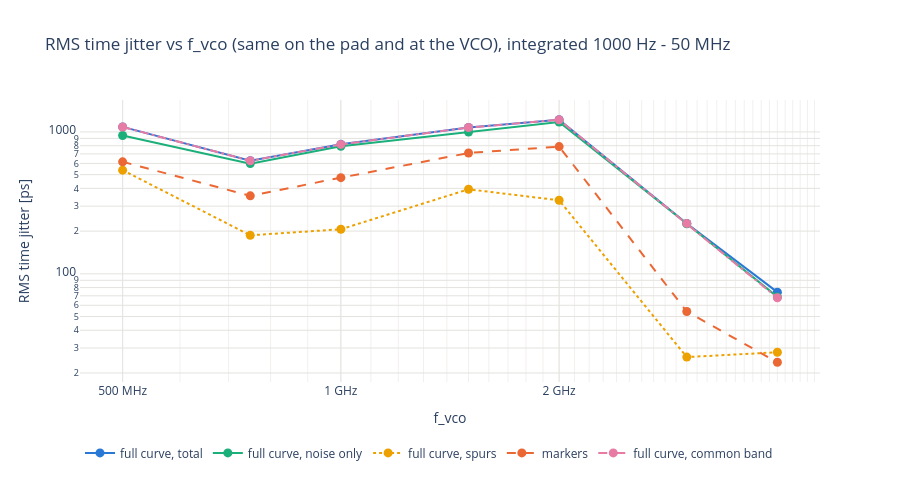

The cell this chart's notebook holds for it:
### Code cell
# RMS jitter vs f_vco: full curve (total, noise only, spurs) and the markers.
fig = go.Figure()
for col, name, color, dash in (("time_jitter_trace_ps", "full curve, total", PALETTE[0], "solid"),
                               ("time_jitter_noise_ps", "full curve, noise only", PALETTE[2], "solid"),
                               ("time_jitter_spur_ps", "full curve, spurs", PALETTE[3], "dot"),
                               ("time_jitter_ps", "markers", PALETTE[1], "dash"),
                               ("time_jitter_trace_common_ps", "full curve, common band", PALETTE[4], "dashdot")):
    fig.add_scatter(x=ok["f_vco"] / 1e6, y=ok[col], mode="lines+markers", name=name,
                    line=dict(color=color, width=2, dash=dash), marker=dict(size=9), customdata=HOVER_DATA,
                    hovertemplate=f"{name}: %{{y:.1f}} ps at %{{x:g}} MHz<br>{HOVER_SETTING}<extra></extra>")
fig.update_layout(title=f"RMS time jitter vs f_vco (same on the pad and at the VCO), integrated {float(offsets[0]):g} Hz - {float(offsets[-1]) / 1e6:g} MHz",
                  template="plotly_white", height=480, legend=dict(orientation="h", y=-0.2))
fig.update_xaxes(title="f_vco", gridcolor=GRID, **FREQ_AXIS)
fig.update_yaxes(title="RMS time jitter [ps]", type="log", gridcolor=GRID)
save(fig, "jitter_vs_f")

### Figure 1 — Plotly figure (JSON) as saved in the notebook; plotly's stock layout.template omitted (floating-point values rounded to 4 significant figures)
{"data": [{"customdata": [[13.0, 11.0, 8.0, 2005.0, -1.889, 3.906], [10.0, 9.0, 2.0, 2004.0, 0.1594, 5.859], [6.0, 8.0, 10.0, 1996.0, -0.8905, 7.812], [0.0, 11.0, 15.0, 1939.0, -0.8184, 11.72], [0.0, 9.0, 0.0, 1938.0, -2.116, 15.62], [0.0, 8.0, 12.0, 15020.0, 0.6891, 23.44], [0.0, 8.0, 0.0, 28040.0, 0.4644, 31.25]], "hovertemplate": "full curve, total: %{y:.1f} ps at %{x:g} MHz<br>ref %{customdata[5]:.4g} MHz, c%{customdata[0]:.0f} min %{customdata[1]:.0f} max %{customdata[2]:.0f}, |Kvco| %{customdata[3]:.0f} MHz/V, carrier %{customdata[4]:.1f} dBm<extra></extra>", "line": {"color": "#2a78d6", "dash": "solid", "width": 2}, "marker": {"size": 9}, "mode": "lines+markers", "name": "full curve, total", "type": "scatter", "x": [500.0, 750.0, 1000.0, 1500.0, 2000.0, 3000.0, 4000.0], "y": [1086.0, 626.6, 818.0, 1075.0, 1219.0, 226.5, 74.25]}, {"customdata": [[13.0, 11.0, 8.0, 2005.0, -1.889, 3.906], [10.0, 9.0, 2.0, 2004.0, 0.1594, 5.859], [6.0, 8.0, 10.0, 1996.0, -0.8905, 7.812], [0.0, 11.0, 15.0, 1939.0, -0.8184, 11.72], [0.0, 9.0, 0.0, 1938.0, -2.116, 15.62], [0.0, 8.0, 12.0, 15020.0, 0.6891, 23.44], [0.0, 8.0, 0.0, 28040.0, 0.4644, 31.25]], "hovertemplate": "full curve, noise only: %{y:.1f} ps at %{x:g} MHz<br>ref %{customdata[5]:.4g} MHz, c%{customdata[0]:.0f} min %{customdata[1]:.0f} max %{customdata[2]:.0f}, |Kvco| %{customdata[3]:.0f} MHz/V, carrier %{customdata[4]:.1f} dBm<extra></extra>", "line": {"color": "#1baf7a", "dash": "solid", "width": 2}, "marker": {"size": 9}, "mode": "lines+markers", "name": "full curve, noise only", "type": "scatter", "x": [500.0, 750.0, 1000.0, 1500.0, 2000.0, 3000.0, 4000.0], "y": [943.1, 598.1, 791.6, 999.7, 1174.0, 225.0, 68.76]}, {"customdata": [[13.0, 11.0, 8.0, 2005.0, -1.889, 3.906], [10.0, 9.0, 2.0, 2004.0, 0.1594, 5.859], [6.0, 8.0, 10.0, 1996.0, -0.8905, 7.812], [0.0, 11.0, 15.0, 1939.0, -0.8184, 11.72], [0.0, 9.0, 0.0, 1938.0, -2.116, 15.62], [0.0, 8.0, 12.0, 15020.0, 0.6891, 23.44], [0.0, 8.0, 0.0, 28040.0, 0.4644, 31.25]], "hovertemplate": "full curve, spurs: %{y:.1f} ps at %{x:g} MHz<br>ref %{customdata[5]:.4g} MHz, c%{customdata[0]:.0f} min %{customdata[1]:.0f} max %{customdata[2]:.0f}, |Kvco| %{customdata[3]:.0f} MHz/V, carrier %{customdata[4]:.1f} dBm<extra></extra>", "line": {"color": "#eda100", "dash": "dot", "width": 2}, "marker": {"size": 9}, "mode": "lines+markers", "name": "full curve, spurs", "type": "scatter", "x": [500.0, 750.0, 1000.0, 1500.0, 2000.0, 3000.0, 4000.0], "y": [537.8, 186.8, 206.1, 394.2, 329.8, 25.89, 28.0]}, {"customdata": [[13.0, 11.0, 8.0, 2005.0, -1.889, 3.906], [10.0, 9.0, 2.0, 2004.0, 0.1594, 5.859], [6.0, 8.0, 10.0, 1996.0, -0.8905, 7.812], [0.0, 11.0, 15.0, 1939.0, -0.8184, 11.72], [0.0, 9.0, 0.0, 1938.0, -2.116, 15.62], [0.0, 8.0, 12.0, 15020.0, 0.6891, 23.44], [0.0, 8.0, 0.0, 28040.0, 0.4644, 31.25]], "hovertemplate": "markers: %{y:.1f} ps at %{x:g} MHz<br>ref %{customdata[5]:.4g} MHz, c%{customdata[0]:.0f} min %{customdata[1]:.0f} max %{customdata[2]:.0f}, |Kvco| %{customdata[3]:.0f} MHz/V, carrier %{customdata[4]:.1f} dBm<extra></extra>", "line": {"color": "#eb6834", "dash": "dash", "width": 2}, "marker": {"size": 9}, "mode": "lines+markers", "name": "markers", "type": "scatter", "x": [500.0, 750.0, 1000.0, 1500.0, 2000.0, 3000.0, 4000.0], "y": [615.6, 354.6, 476.1, 710.6, 788.6, 54.22, 23.8]}, {"customdata": [[13.0, 11.0, 8.0, 2005.0, -1.889, 3.906], [10.0, 9.0, 2.0, 2004.0, 0.1594, 5.859], [6.0, 8.0, 10.0, 1996.0, -0.8905, 7.812], [0.0, 11.0, 15.0, 1939.0, -0.8184, 11.72], [0.0, 9.0, 0.0, 1938.0, -2.116, 15.62], [0.0, 8.0, 12.0, 15020.0, 0.6891, 23.44], [0.0, 8.0, 0.0, 28040.0, 0.4644, 31.25]], "hovertemplate": "full curve, common band: %{y:.1f} ps at %{x:g} MHz<br>ref %{customdata[5]:.4g} MHz, c%{customdata[0]:.0f} min %{customdata[1]:.0f} max %{customdata[2]:.0f}, |Kvco| %{customdata[3]:.0f} MHz/V, carrier %{customdata[4]:.1f} dBm<extra></extra>", "line": {"color": "#e87ba4", "dash": "dashdot", "width": 2}, "marker": {"size": 9}, "mode": "lines+markers", "name": "full curve, common band", "type": "scatter", "x": [500.0, 750.0, 1000.0, 1500.0, 2000.0, 3000.0, 4000.0], "y": [1084.0, 626.6, 816.9, 1075.0, 1217.0, 226.5, 67.84]}], "layout": {"height": 480, "legend": {"orientation": "h", "y": -0.2}, "title": {"text": "RMS time jitter vs f_vco (same on the pad and at the VCO), integrated 1000 Hz - 50 MHz"}, "xaxis": {"gridcolor": "#e4e3df", "minor": {"gridcolor": "#f1f0ed", "showgrid": true}, "ticktext": ["100 MHz", "200 MHz", "500 MHz", "1 GHz", "2 GHz", "5 GHz", "10 GHz"], "tickvals": [100, 200, 500, 1000, 2000, 5000, 10000], "title": {"text": "f_vco"}, "type": "log"}, "yaxis": {"gridcolor": "#e4e3df", "title": {"text": "RMS time jitter [ps]"}, "type": "log"}}}
